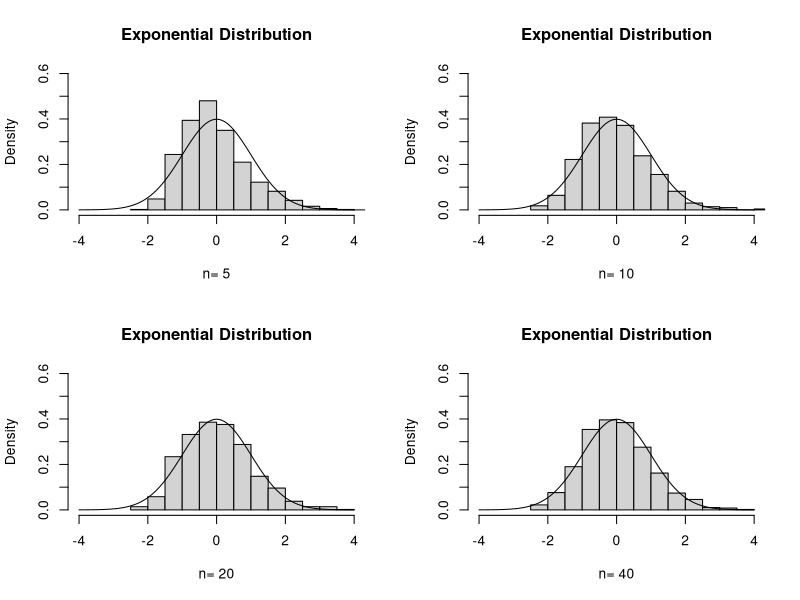

Reproduce this figure in R.
## ---- chunk 1
knitr::opts_chunk$set(echo = TRUE)
## ---- chunk 2
##################################################################################
## toyFunc1
##   multiplying by a, adding 1 and then taking logarithm 
##  Input:
##   x: vector
##   a: some number 
##   b: some number
##  Output:
##   y: log(a x + b)
##################################################################################
toyFunc1 = function(x,a,b){
    y = log(a*x+b)
    return(y)
}
## ---- chunk 3
x = 1:5
toyFunc1(x=x,a=2,b=100)
toyFunc1(x,2,100)
## ---- chunk 4
toyFunc2 = function(x,a,b = 100){
    y = log(a*x+b)
    return(y)
}
## ---- chunk 5
toyFunc2(1:5,2)
## ---- chunk 6
################################################################################
## simExp
##    Plots the histogram over N experiments.
##    Each experiment consists of 
##    standardizing the sample mean 
##    of a sample of size n from an exponential population.
##  Input:
##    N: number of experiments
##    n: sample size
##    rate: parameter of exponential distribution
##    
##  Output:
##    Histogram and plot of bell curve
#################################################################################
simExp = function(N, n, rate=2){
    xbars = numeric(N) 
    for(i in 1:N){
        dataSet =
          rexp(n=n,rate=rate) 
        xbars[i] = mean(dataSet) 
    }
    zs = (xbars-1/rate)*(rate*sqrt(n)) 
    hist(zs,prob=TRUE,
         ylim=c(0,.6),
         xlim=c(-4,4),
         main="Exponential Distribution",
         xlab=paste("n=",n)) 
    curve(dnorm(x,mean=0,sd=1), add=TRUE)
}

## ---- chunk 7
par(mfrow=c(2,2))
simExp(N=1000,n=5)
simExp(N=1000,n=10)
simExp(N=1000,n=20)
simExp(N=1000,n=40)
